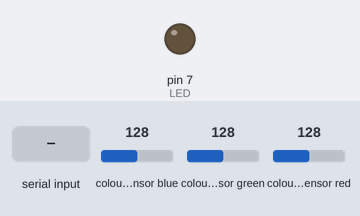
The sketch below on a simulated Arduino Uno, built with avr-gcc and run on an emulated ATmega328P. On the bench: output pins drawn as LEDs (lit = HIGH). The inputs (shaded band) are chosen by the test bench; at power-on: colour sensor blue 128, colour sensor green 128, colour sensor red 128. What the sketch prints to the serial monitor is not drawn.

Above: at 1.2 s.
1.3 s: "c" received over Serial
Timing chart, 0 to 4.3 s (numbered marks = the images above; inputs shaded):
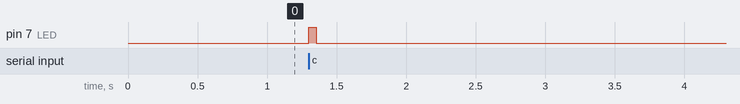

The sketch:

Colorimeter_TCS34725.ino
```cpp
#include <Wire.h>
#include "Adafruit_TCS34725.h"

/* Example code for the Adafruit TCS34725 breakout library */
#define LED 7

/* Connect SCL    to analog 5
   Connect SDA    to analog 4
   Connect VDD    to 3.3V DC
   Connect GROUND to common ground */

/* Initialise with specific int time and gain values */
Adafruit_TCS34725 tcs = Adafruit_TCS34725(TCS34725_INTEGRATIONTIME_700MS, TCS34725_GAIN_1X);

uint16_t r, g, b, c;

void initColourSensor(void) {
  if (tcs.begin()) {
    Serial.println("Connected to Colorimeter");
  } else {
    Serial.println("No TCS34725 found ... check your connections and restart");
    while (1);
  }
}

void takeColour(void) {
  digitalWrite(LED, HIGH);
  tcs.getRawData(&r, &g, &b, &c);

  Serial.print("R: "); Serial.print(r, DEC); Serial.print(" ");
  Serial.print("G: "); Serial.print(g, DEC); Serial.print(" ");
  Serial.print("B: "); Serial.print(b, DEC); Serial.print(" ");
  Serial.print("C: "); Serial.print(c, DEC); Serial.print(" ");
  Serial.println(" ");
  digitalWrite(LED, LOW);
}

uint16_t getNitrate(void) {
  return (uint16_t) (368 - 35 * log(b));
}

uint16_t getAmmonia(void) {

}

void setup(void) {
  pinMode(LED, OUTPUT);
  Serial.begin(9600);
  initColourSensor();
}

void loop(void) {
  if (Serial.available() > 0) {
    char cmd = Serial.read();
    if (cmd == 'c') {
      takeColour();
    }
  }
}
```

Measured:
- after the input at 1.3 s, pin 7 (LED): LOW → HIGH at once, → LOW 0.05 s later
